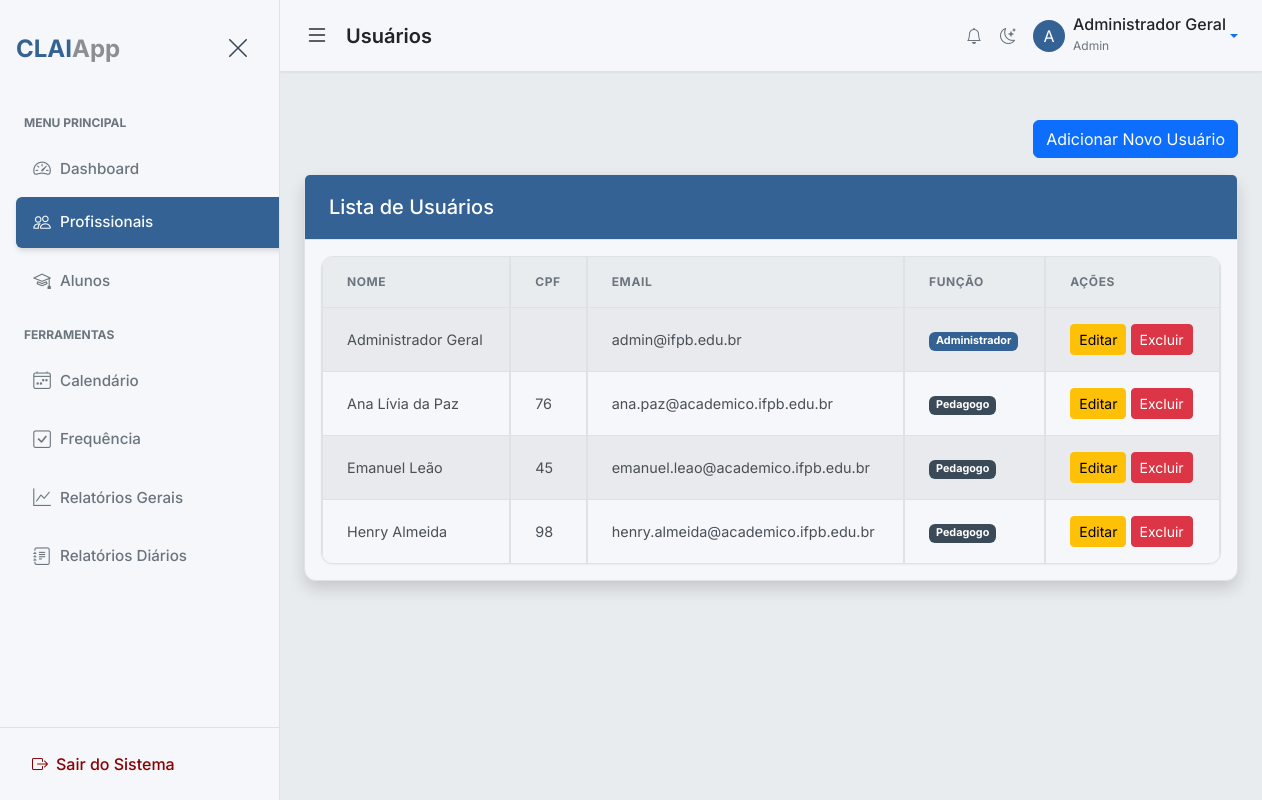
/admin/users (signed in), run on an earlier commit of the app's database.
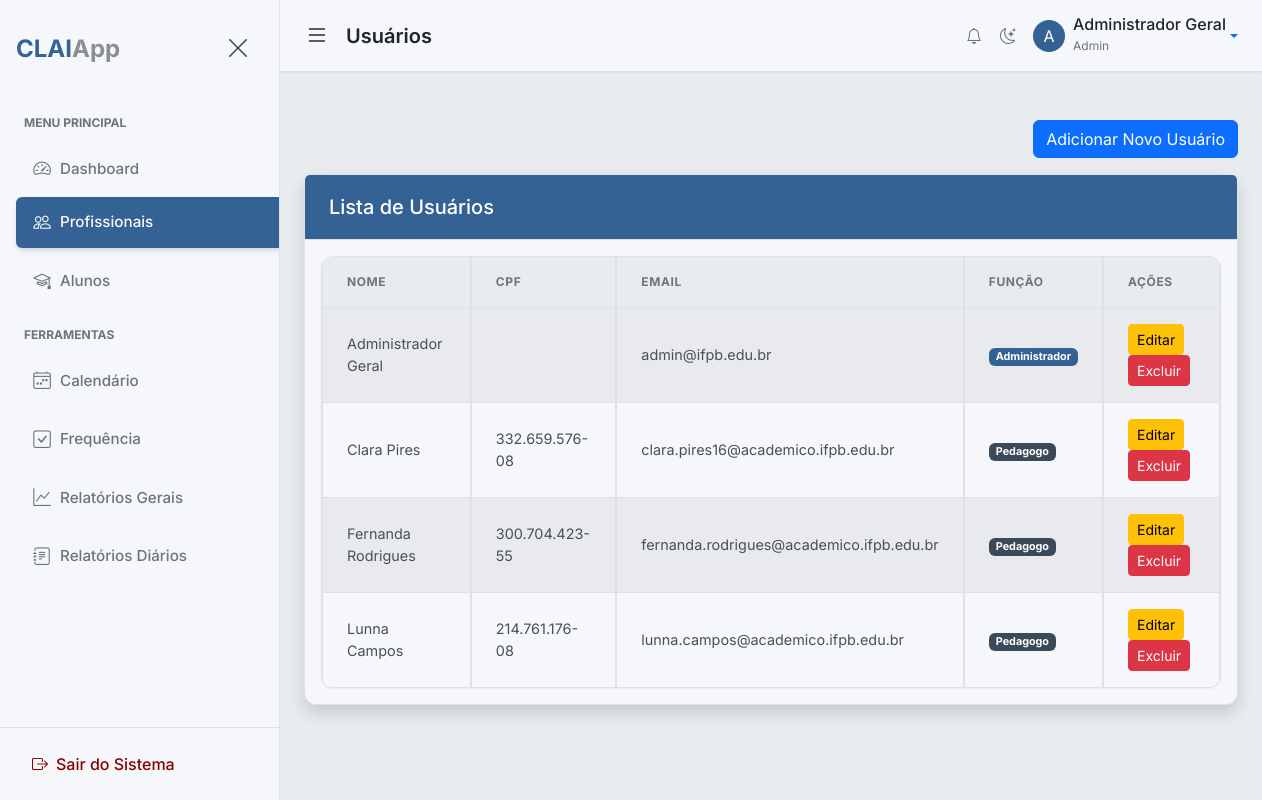
And on a later commit of the database.
### app/models.py (models this page shows, shortened)
class BaseModel(Model):
    class Meta:
        database = db

class User(UserMixin, BaseModel):
    username = CharField(unique=True)
    email = CharField(unique=True)
    password = CharField()
    name = CharField()
    profile_picture = CharField(default='default_profile.png')
    role = CharField(default='pedagogue')  # 'admin', 'pedagogue'
    class Meta:
        table_name = 'users'

### app/routes.py (the view)
@bp.route('/admin/users')
@login_required
@admin_required
def list_users():
    page = request.args.get('page', 1, type=int)
    per_page = Config.PAGINATION_PER_PAGE
    users_query = User.select().order_by(User.name)
    total_users = users_query.count()
    total_pages = (total_users + per_page - 1) // per_page
    users = users_query.paginate(page, per_page)
    paginator = {
        'page': page,
        'total_pages': total_pages,
        'route': 'main.list_users',
        'args': {}
    }
    role_map = {
        'admin': 'Administrador',
        'pedagogue': 'Pedagogo'
    }
    return render_template('users/list_users.html', title='Gerenciar Usuários', users=users, paginator=paginator, role_map=role_map)

### app/routes.py (called while the page is built)
@bp.app_template_filter('format_cpf')
def format_cpf_filter(cpf_raw):
    if not cpf_raw:
        return ""
    cpf = ''.join(filter(str.isdigit, cpf_raw))
    if len(cpf) == 11:
        return f"{cpf[0:3]}.{cpf[3:6]}.{cpf[6:9]}-{cpf[9:11]}"
    return cpf # Return original if not 11 digits

def admin_required(f):
    @wraps(f)
    def decorated_function(*args, **kwargs):
        if not current_user.is_authenticated or current_user.role != 'admin':
            flash('Você não tem permissão para acessar esta página.', 'danger')
            return redirect(url_for('main.dashboard'))
        return f(*args, **kwargs)
    return decorated_function

### app/templates/users/list_users.html (shortened to what this page needs)
{% extends "base.html" %}
{% block page_heading %}Usuários{% endblock %}
{% block content %}
<div class="row my-4">
    <div class="col-md-12">
        <div class="d-flex justify-content-end mb-3">
            <a href="{{ url_for('main.add_user') }}" class="btn btn-primary">Adicionar Novo Usuário</a>
        </div>
        <div class="card shadow mb-4">
            <div class="card-header bg-primary text-white">
                <h5 class="mb-0">Lista de Usuários</h5>
            </div>
            <div class="card-body">
                <div class="table-responsive">
                    <table class="table table-striped table-bordered">
                        <thead>
                            <tr>
                                <th scope="col">Nome</th>
                                <th scope="col">CPF</th>
                                <th scope="col">Email</th>
                                <th scope="col">Função</th>
                                <th scope="col">Ações</th>
                            </tr>
                        </thead>
                        <tbody>
                            {% for user in users %}
                            <tr>
                                <td>{{ user.name }}</td>
                                <td>{{ user.username | format_cpf }}</td>
                                <td>{{ user.email }}</td>
                                <td>
                                    <span class="badge bg-{{ 'primary' if user.role == 'admin' else 'secondary' }}">
                                        {{ role_map.get(user.role, user.role) }}
                                    </span>
                                </td>
                                <td>
                                    <a href="{{ url_for('main.edit_user', user_id=user.id) }}" class="btn btn-warning btn-sm">Editar</a>
                                    <form action="{{ url_for('main.delete_user', user_id=user.id) }}" method="POST" style="display:inline;">
                                        <button type="submit" class="btn btn-danger btn-sm" onclick="return confirm('Tem certeza que deseja excluir este usuário?')">Excluir</button>
                                    </form>
                                </td>
                            </tr>
                            {% else %}
                            <tr>
                                <td colspan="5">Nenhum usuário cadastrado.</td>
                            </tr>
                            {% endfor %}
                        </tbody>
                    </table>
                </div>
            </div>
        </div>
    </div>
</div>
{% endblock %}

### app/templates/base.html (shortened to what the changed rows need)
{% from "macros/pagination_macros.html" import render_pagination %}
<!DOCTYPE html>
<html lang="pt-br" data-bs-theme="light"{% block html_attribs %}{% endblock %}>
<head>
    <link href="https://cdn.jsdelivr.net/npm/bootstrap@5.3.8/dist/css/bootstrap.min.css" rel="stylesheet"
>
    <link rel="stylesheet" href="https://cdn.jsdelivr.net/npm/bootstrap-icons@1.11.1/font/bootstrap-icons.css">
    <link href='https://cdn.jsdelivr.net/npm/fullcalendar@6.1.19/main.min.css' rel='stylesheet' />
    <link rel="stylesheet" href="https://cdnjs.cloudflare.com/ajax/libs/font-awesome/6.5.1/css/all.min.css" />
    <link rel="stylesheet" href="{{ url_for('static', filename='css/style.css') }}">
    <link rel="stylesheet" href="{{ url_for('static', filename='css/print.css') }}" media="print">
    <link rel="stylesheet" href="https://cdn.jsdelivr.net/npm/pace-js@latest/pace-theme-default.min.css">
    <link rel="stylesheet" href="https://cdnjs.cloudflare.com/ajax/libs/animate.css/4.1.1/animate.min.css"/>
</head>
<body class="d-flex" id="wrapper"{% block body_attribs %}{% endblock %}>
    {% block body %}
    <div id="page-content-wrapper">
        <nav class="navbar navbar-expand-lg main-navbar px-4">
            <div class="d-flex align-items-center w-100">
                <h1 class="h5 m-0 fw-semibold text-body">{% block page_heading %}Visão Geral{% endblock %}</h1>
                <div class="ms-auto d-flex align-items-center gap-3">
                    <div class="dropdown">
                        <a class="d-flex align-items-center text-decoration-none dropdown-toggle" href="#" role="button"
                            data-bs-toggle="dropdown" aria-expanded="false">
                            <div class="avatar bg-primary text-white rounded-circle d-flex align-items-center justify-content-center me-2"
                                style="width: 32px; height: 32px;">
                                {% if current_user.is_authenticated %}
                                {{ current_user.name[0] | upper }}
                                {% else %}
                                <i class="bi bi-person"></i>
                                {% endif %}
                            </div>
                            <div class="d-none d-md-block">
                                {% if current_user.is_authenticated %}
                                <span class="fw-medium text-body d-block" style="line-height: 1;">{{
                                    current_user.name }}</span>
                                <small class="text-muted" style="font-size: 0.75rem;">{{ current_user.role |
                                    capitalize }}</small>
                                {% else %}
                                <span class="fw-medium text-body d-block" style="line-height: 1;">Convidado</span>
                                <small class="text-muted" style="font-size: 0.75rem;">Não Autenticado</small>
                                {% endif %}
                            </div>
                        </a>
                    </div>
                </div>
            </div>
        </nav>
        <main class="container-fluid px-4 py-4 animate__animated animate__fadeIn">
            {% block content %}{% endblock %}
        </main>
    </div>
    {% endblock %}
</body>
</html>

What changed in the data, as far as the page shows it:
changed User: name "Emanuel Leão" → "Clara Pires"; username "45" → "332.659.576-08"; email "emanuel.leao@academico.ifpb.edu.br" → "clara.pires16@academico.ifpb.edu.br"
changed User: name "Henry Almeida" → "Fernanda Rodrigues"; username "98" → "300.704.423-55"; email "henry.almeida@academico.ifpb.edu.br" → "fernanda.rodrigues@academico.ifpb.edu.br"
changed User: name "Ana Lívia da Paz" → "Lunna Campos"; username "76" → "214.761.176-08"; email "ana.paz@academico.ifpb.edu.br" → "lunna.campos@academico.ifpb.edu.br"; moves down the list
